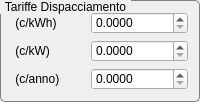
           <widget class="QGroupBox" name="groupDisp">
            <property name="sizePolicy">
             <sizepolicy hsizetype="Preferred" vsizetype="Expanding">
              <horstretch>0</horstretch>
              <verstretch>0</verstretch>
             </sizepolicy>
            </property>
            <property name="toolTip">
             <string/>
            </property>
            <property name="styleSheet">
             <string notr="true">QGroupBox::title {
     subcontrol-origin: margin;
     subcontrol-position: top left; /* position at the top center */
     padding: 0 3px;
      
 }
QGroupBox {
      
     border: 1px solid gray;
     border-radius: 5px;
     margin-top: 2ex; /* leave space at the top for the title */
 }</string>
            </property>
            <property name="title">
             <string>Tariffe Dispacciamento</string>
            </property>
            <layout class="QGridLayout" name="gridLayout_15">
             <item row="0" column="0">
              <widget class="QLabel" name="label_61">
               <property name="text">
                <string> (c/kWh)</string>
               </property>
              </widget>
             </item>
             <item row="0" column="1">
              <widget class="QDoubleSpinBox" name="dDISPkWh">
               <property name="decimals">
                <number>4</number>
               </property>
               <property name="maximum">
                <double>1000000000.000000000000000</double>
               </property>
               <property name="singleStep">
                <double>1.000000000000000</double>
               </property>
              </widget>
             </item>
             <item row="1" column="0">
              <widget class="QLabel" name="label_62">
               <property name="text">
                <string> (c/kW)</string>
               </property>
              </widget>
             </item>
             <item row="1" column="1">
              <widget class="QDoubleSpinBox" name="dDISPkW">
               <property name="decimals">
                <number>4</number>
               </property>
               <property name="maximum">
                <double>1000000000.000000000000000</double>
               </property>
               <property name="singleStep">
                <double>1.000000000000000</double>
               </property>
              </widget>
             </item>
             <item row="2" column="0">
              <widget class="QLabel" name="label_60">
               <property name="text">
                <string> (c/anno)</string>
               </property>
              </widget>
             </item>
             <item row="2" column="1">
              <widget class="QDoubleSpinBox" name="dDISP">
               <property name="decimals">
                <number>4</number>
               </property>
               <property name="maximum">
                <double>1000000000.000000000000000</double>
               </property>
              </widget>
             </item>
            </layout>
           </widget>
